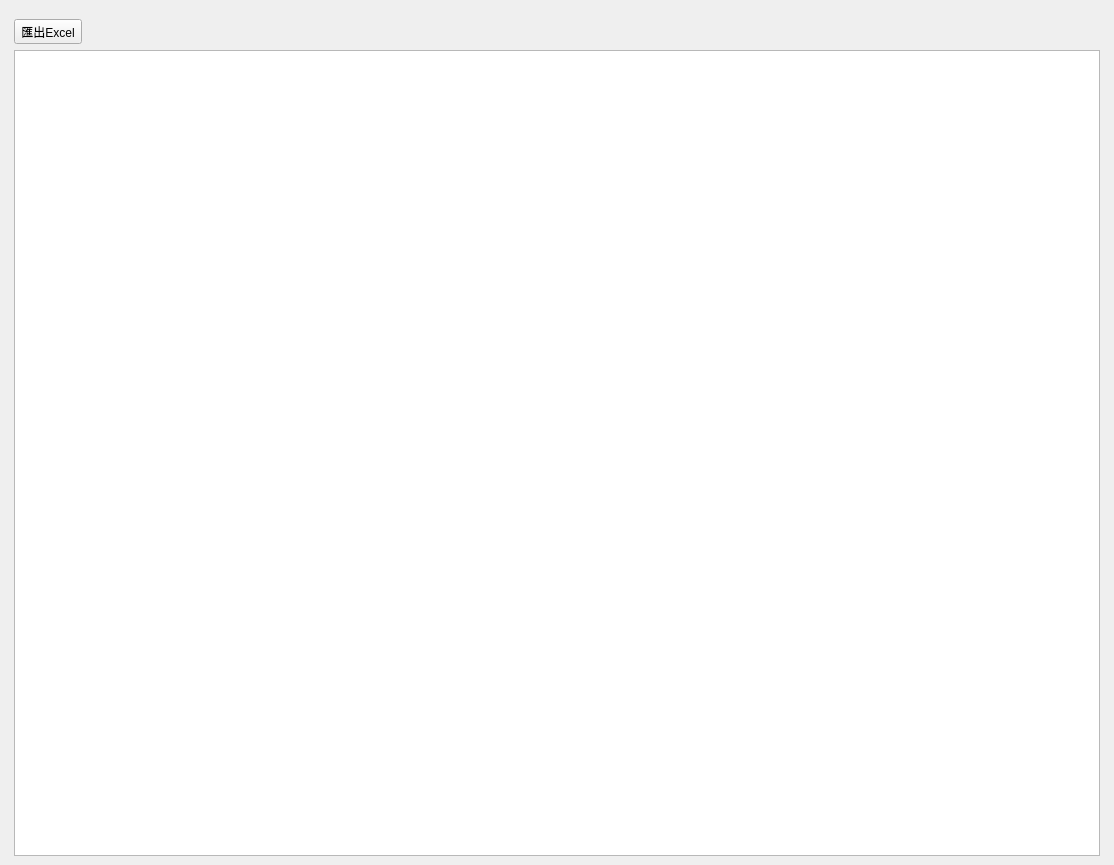
<?xml version="1.0" encoding="UTF-8"?>
<ui version="4.0">
 <class>WindowStatisticsDoctorVisitCount</class>
 <widget class="QMainWindow" name="WindowStatisticsDoctorVisitCount">
  <property name="geometry">
   <rect>
    <x>0</x>
    <y>0</y>
    <width>1114</width>
    <height>865</height>
   </rect>
  </property>
  <property name="windowTitle">
   <string>醫師診數統計</string>
  </property>
  <widget class="QWidget" name="centralwidget">
   <layout class="QHBoxLayout" name="horizontalLayout">
    <item>
     <layout class="QVBoxLayout" name="verticalLayout">
      <property name="leftMargin">
       <number>5</number>
      </property>
      <property name="topMargin">
       <number>10</number>
      </property>
      <property name="rightMargin">
       <number>5</number>
      </property>
      <item>
       <layout class="QVBoxLayout" name="verticalLayout_5">
        <item>
         <layout class="QHBoxLayout" name="horizontalLayout_income">
          <item>
           <layout class="QVBoxLayout" name="verticalLayout_2">
            <item>
             <layout class="QHBoxLayout" name="horizontalLayout_3">
              <item>
               <widget class="QToolButton" name="toolButton_export_to_excel">
                <property name="text">
                 <string>匯出Excel</string>
                </property>
                <property name="icon">
                 <iconset>
                  <normaloff>../icons/document-export.svg</normaloff>../icons/document-export.svg</iconset>
                </property>
                <property name="toolButtonStyle">
                 <enum>Qt::ToolButtonTextBesideIcon</enum>
                </property>
               </widget>
              </item>
              <item>
               <spacer name="horizontalSpacer">
                <property name="orientation">
                 <enum>Qt::Horizontal</enum>
                </property>
                <property name="sizeHint" stdset="0">
                 <size>
                  <width>40</width>
                  <height>20</height>
                 </size>
                </property>
               </spacer>
              </item>
             </layout>
            </item>
            <item>
             <widget class="QTableWidget" name="tableWidget_doctor_count">
              <property name="editTriggers">
               <set>QAbstractItemView::NoEditTriggers</set>
              </property>
              <property name="alternatingRowColors">
               <bool>true</bool>
              </property>
              <property name="selectionMode">
               <enum>QAbstractItemView::SingleSelection</enum>
              </property>
              <property name="selectionBehavior">
               <enum>QAbstractItemView::SelectRows</enum>
              </property>
              <attribute name="horizontalHeaderVisible">
               <bool>false</bool>
              </attribute>
              <attribute name="verticalHeaderVisible">
               <bool>false</bool>
              </attribute>
             </widget>
            </item>
           </layout>
          </item>
          <item>
           <layout class="QVBoxLayout" name="verticalLayout_chart"/>
          </item>
         </layout>
        </item>
       </layout>
      </item>
     </layout>
    </item>
   </layout>
  </widget>
  <widget class="QMenuBar" name="menubar">
   <property name="geometry">
    <rect>
     <x>0</x>
     <y>0</y>
     <width>1114</width>
     <height>28</height>
    </rect>
   </property>
  </widget>
  <action name="action_export_excel">
   <property name="icon">
    <iconset>
     <normaloff>../icons/document-export.svg</normaloff>../icons/document-export.svg</iconset>
   </property>
   <property name="text">
    <string>匯出Excel</string>
   </property>
  </action>
 </widget>
 <resources/>
 <connections/>
</ui>
